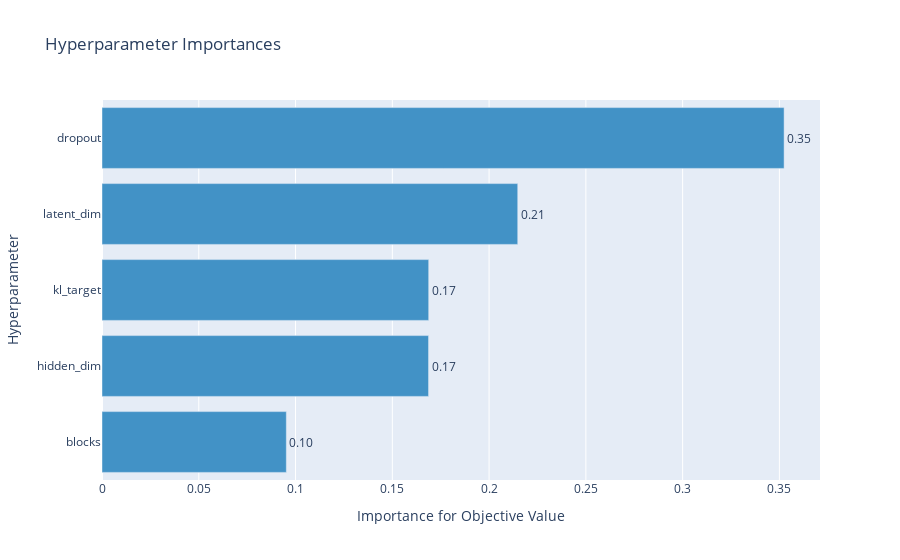

Notebook source saved alongside this figure:
### Code cell
optuna.visualization.plot_param_importances(study)

### Figure 1 — Plotly figure (JSON) as saved in the notebook; plotly's stock layout.template omitted (floating-point values rounded to 4 significant figures)
{"data": [{"cliponaxis": false, "hovertemplate": ["blocks (IntUniformDistribution): 0.09524501132493057<extra></extra>", "hidden_dim (CategoricalDistribution): 0.16872876445741744<extra></extra>", "kl_target (UniformDistribution): 0.1687969561497443<extra></extra>", "latent_dim (IntUniformDistribution): 0.21480237031280758<extra></extra>", "dropout (UniformDistribution): 0.3524268977551001<extra></extra>"], "marker": {"color": "rgb(66,146,198)"}, "orientation": "h", "text": ["0.09524501132493057", "0.16872876445741744", "0.1687969561497443", "0.21480237031280758", "0.3524268977551001"], "textposition": "outside", "texttemplate": "%{text:.2f}", "type": "bar", "x": [0.09525, 0.1687, 0.1688, 0.2148, 0.3524], "y": ["blocks", "hidden_dim", "kl_target", "latent_dim", "dropout"]}], "layout": {"showlegend": false, "title": {"text": "Hyperparameter Importances"}, "xaxis": {"title": {"text": "Importance for Objective Value"}}, "yaxis": {"title": {"text": "Hyperparameter"}}}}
